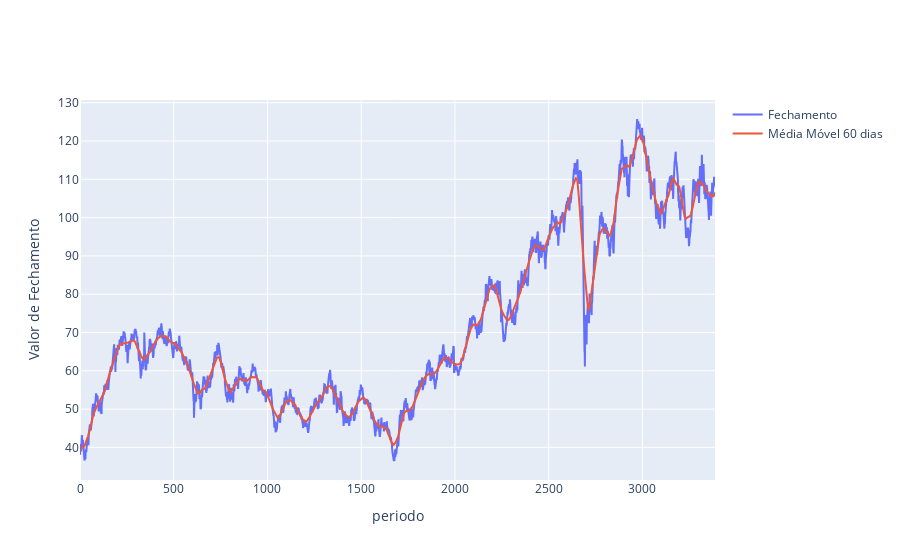

The notebook cell saved with this chart:
### Code cell
import plotly.graph_objs as go
fig = go.Figure()

fig.add_trace(go.Scatter(
   y=bova11['close'],
   name="Fechamento")
)

fig.add_trace(go.Scatter(
   y=bova11['ma_60d'],
   name="Média Móvel 60 dias")
)


fig.update_layout(
   #title="Banda de Bollinger superior e inferior dos ultimos 60 dias de fechamento de 2009 a Fev 2023",
    yaxis_title="Valor de Fechamento",
    xaxis_title="periodo",
   #legend_title="legend",
)
fig.show()

### Figure 1 — Plotly figure (JSON) as saved in the notebook; plotly's stock layout.template omitted (floating-point values rounded to 4 significant figures; data arrays with more than 128 entries replaced by an {"elided": "..."} marker saying what was removed)
{"data": [{"name": "Fechamento", "type": "scatter", "y": {"elided": "3388 float values"}}, {"name": "Média Móvel 60 dias", "type": "scatter", "y": {"elided": "3388 float values"}}], "layout": {"xaxis": {"title": {"text": "periodo"}}, "yaxis": {"title": {"text": "Valor de Fechamento"}}}}
